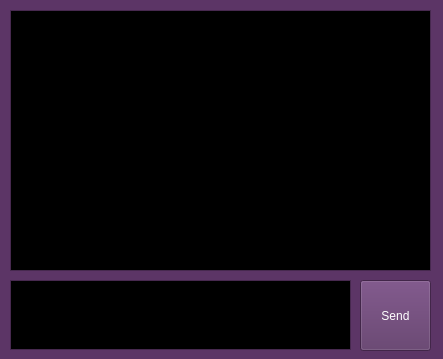
<?xml version="1.0" encoding="UTF-8"?>
<ui version="4.0">
 <class>MainWindow</class>
 <widget class="QMainWindow" name="MainWindow">
  <property name="geometry">
   <rect>
    <x>0</x>
    <y>0</y>
    <width>443</width>
    <height>359</height>
   </rect>
  </property>
  <property name="palette">
   <palette>
    <active>
     <colorrole role="WindowText">
      <brush brushstyle="SolidPattern">
       <color alpha="255">
        <red>255</red>
        <green>255</green>
        <blue>255</blue>
       </color>
      </brush>
     </colorrole>
     <colorrole role="Button">
      <brush brushstyle="SolidPattern">
       <color alpha="255">
        <red>92</red>
        <green>53</green>
        <blue>102</blue>
       </color>
      </brush>
     </colorrole>
     <colorrole role="Light">
      <brush brushstyle="SolidPattern">
       <color alpha="255">
        <red>138</red>
        <green>79</green>
        <blue>153</blue>
       </color>
      </brush>
     </colorrole>
     <colorrole role="Midlight">
      <brush brushstyle="SolidPattern">
       <color alpha="255">
        <red>115</red>
        <green>66</green>
        <blue>127</blue>
       </color>
      </brush>
     </colorrole>
     <colorrole role="Dark">
      <brush brushstyle="SolidPattern">
       <color alpha="255">
        <red>46</red>
        <green>26</green>
        <blue>51</blue>
       </color>
      </brush>
     </colorrole>
     <colorrole role="Mid">
      <brush brushstyle="SolidPattern">
       <color alpha="255">
        <red>61</red>
        <green>35</green>
        <blue>68</blue>
       </color>
      </brush>
     </colorrole>
     <colorrole role="Text">
      <brush brushstyle="SolidPattern">
       <color alpha="255">
        <red>255</red>
        <green>255</green>
        <blue>255</blue>
       </color>
      </brush>
     </colorrole>
     <colorrole role="BrightText">
      <brush brushstyle="SolidPattern">
       <color alpha="255">
        <red>255</red>
        <green>255</green>
        <blue>255</blue>
       </color>
      </brush>
     </colorrole>
     <colorrole role="ButtonText">
      <brush brushstyle="SolidPattern">
       <color alpha="255">
        <red>255</red>
        <green>255</green>
        <blue>255</blue>
       </color>
      </brush>
     </colorrole>
     <colorrole role="Base">
      <brush brushstyle="SolidPattern">
       <color alpha="255">
        <red>0</red>
        <green>0</green>
        <blue>0</blue>
       </color>
      </brush>
     </colorrole>
     <colorrole role="Window">
      <brush brushstyle="SolidPattern">
       <color alpha="255">
        <red>92</red>
        <green>53</green>
        <blue>102</blue>
       </color>
      </brush>
     </colorrole>
     <colorrole role="Shadow">
      <brush brushstyle="SolidPattern">
       <color alpha="255">
        <red>0</red>
        <green>0</green>
        <blue>0</blue>
       </color>
      </brush>
     </colorrole>
     <colorrole role="AlternateBase">
      <brush brushstyle="SolidPattern">
       <color alpha="255">
        <red>46</red>
        <green>26</green>
        <blue>51</blue>
       </color>
      </brush>
     </colorrole>
     <colorrole role="ToolTipBase">
      <brush brushstyle="SolidPattern">
       <color alpha="255">
        <red>255</red>
        <green>255</green>
        <blue>220</blue>
       </color>
      </brush>
     </colorrole>
     <colorrole role="ToolTipText">
      <brush brushstyle="SolidPattern">
       <color alpha="255">
        <red>0</red>
        <green>0</green>
        <blue>0</blue>
       </color>
      </brush>
     </colorrole>
     <colorrole role="PlaceholderText">
      <brush brushstyle="SolidPattern">
       <color alpha="128">
        <red>255</red>
        <green>255</green>
        <blue>255</blue>
       </color>
      </brush>
     </colorrole>
    </active>
    <inactive>
     <colorrole role="WindowText">
      <brush brushstyle="SolidPattern">
       <color alpha="255">
        <red>255</red>
        <green>255</green>
        <blue>255</blue>
       </color>
      </brush>
     </colorrole>
     <colorrole role="Button">
      <brush brushstyle="SolidPattern">
       <color alpha="255">
        <red>92</red>
        <green>53</green>
        <blue>102</blue>
       </color>
      </brush>
     </colorrole>
     <colorrole role="Light">
      <brush brushstyle="SolidPattern">
       <color alpha="255">
        <red>138</red>
        <green>79</green>
        <blue>153</blue>
       </color>
      </brush>
     </colorrole>
     <colorrole role="Midlight">
      <brush brushstyle="SolidPattern">
       <color alpha="255">
        <red>115</red>
        <green>66</green>
        <blue>127</blue>
       </color>
      </brush>
     </colorrole>
     <colorrole role="Dark">
      <brush brushstyle="SolidPattern">
       <color alpha="255">
        <red>46</red>
        <green>26</green>
        <blue>51</blue>
       </color>
      </brush>
     </colorrole>
     <colorrole role="Mid">
      <brush brushstyle="SolidPattern">
       <color alpha="255">
        <red>61</red>
        <green>35</green>
        <blue>68</blue>
       </color>
      </brush>
     </colorrole>
     <colorrole role="Text">
      <brush brushstyle="SolidPattern">
       <color alpha="255">
        <red>255</red>
        <green>255</green>
        <blue>255</blue>
       </color>
      </brush>
     </colorrole>
     <colorrole role="BrightText">
      <brush brushstyle="SolidPattern">
       <color alpha="255">
        <red>255</red>
        <green>255</green>
        <blue>255</blue>
       </color>
      </brush>
     </colorrole>
     <colorrole role="ButtonText">
      <brush brushstyle="SolidPattern">
       <color alpha="255">
        <red>255</red>
        <green>255</green>
        <blue>255</blue>
       </color>
      </brush>
     </colorrole>
     <colorrole role="Base">
      <brush brushstyle="SolidPattern">
       <color alpha="255">
        <red>0</red>
        <green>0</green>
        <blue>0</blue>
       </color>
      </brush>
     </colorrole>
     <colorrole role="Window">
      <brush brushstyle="SolidPattern">
       <color alpha="255">
        <red>92</red>
        <green>53</green>
        <blue>102</blue>
       </color>
      </brush>
     </colorrole>
     <colorrole role="Shadow">
      <brush brushstyle="SolidPattern">
       <color alpha="255">
        <red>0</red>
        <green>0</green>
        <blue>0</blue>
       </color>
      </brush>
     </colorrole>
     <colorrole role="AlternateBase">
      <brush brushstyle="SolidPattern">
       <color alpha="255">
        <red>46</red>
        <green>26</green>
        <blue>51</blue>
       </color>
      </brush>
     </colorrole>
     <colorrole role="ToolTipBase">
      <brush brushstyle="SolidPattern">
       <color alpha="255">
        <red>255</red>
        <green>255</green>
        <blue>220</blue>
       </color>
      </brush>
     </colorrole>
     <colorrole role="ToolTipText">
      <brush brushstyle="SolidPattern">
       <color alpha="255">
        <red>0</red>
        <green>0</green>
        <blue>0</blue>
       </color>
      </brush>
     </colorrole>
     <colorrole role="PlaceholderText">
      <brush brushstyle="SolidPattern">
       <color alpha="128">
        <red>255</red>
        <green>255</green>
        <blue>255</blue>
       </color>
      </brush>
     </colorrole>
    </inactive>
    <disabled>
     <colorrole role="WindowText">
      <brush brushstyle="SolidPattern">
       <color alpha="255">
        <red>46</red>
        <green>26</green>
        <blue>51</blue>
       </color>
      </brush>
     </colorrole>
     <colorrole role="Button">
      <brush brushstyle="SolidPattern">
       <color alpha="255">
        <red>92</red>
        <green>53</green>
        <blue>102</blue>
       </color>
      </brush>
     </colorrole>
     <colorrole role="Light">
      <brush brushstyle="SolidPattern">
       <color alpha="255">
        <red>138</red>
        <green>79</green>
        <blue>153</blue>
       </color>
      </brush>
     </colorrole>
     <colorrole role="Midlight">
      <brush brushstyle="SolidPattern">
       <color alpha="255">
        <red>115</red>
        <green>66</green>
        <blue>127</blue>
       </color>
      </brush>
     </colorrole>
     <colorrole role="Dark">
      <brush brushstyle="SolidPattern">
       <color alpha="255">
        <red>46</red>
        <green>26</green>
        <blue>51</blue>
       </color>
      </brush>
     </colorrole>
     <colorrole role="Mid">
      <brush brushstyle="SolidPattern">
       <color alpha="255">
        <red>61</red>
        <green>35</green>
        <blue>68</blue>
       </color>
      </brush>
     </colorrole>
     <colorrole role="Text">
      <brush brushstyle="SolidPattern">
       <color alpha="255">
        <red>46</red>
        <green>26</green>
        <blue>51</blue>
       </color>
      </brush>
     </colorrole>
     <colorrole role="BrightText">
      <brush brushstyle="SolidPattern">
       <color alpha="255">
        <red>255</red>
        <green>255</green>
        <blue>255</blue>
       </color>
      </brush>
     </colorrole>
     <colorrole role="ButtonText">
      <brush brushstyle="SolidPattern">
       <color alpha="255">
        <red>46</red>
        <green>26</green>
        <blue>51</blue>
       </color>
      </brush>
     </colorrole>
     <colorrole role="Base">
      <brush brushstyle="SolidPattern">
       <color alpha="255">
        <red>92</red>
        <green>53</green>
        <blue>102</blue>
       </color>
      </brush>
     </colorrole>
     <colorrole role="Window">
      <brush brushstyle="SolidPattern">
       <color alpha="255">
        <red>92</red>
        <green>53</green>
        <blue>102</blue>
       </color>
      </brush>
     </colorrole>
     <colorrole role="Shadow">
      <brush brushstyle="SolidPattern">
       <color alpha="255">
        <red>0</red>
        <green>0</green>
        <blue>0</blue>
       </color>
      </brush>
     </colorrole>
     <colorrole role="AlternateBase">
      <brush brushstyle="SolidPattern">
       <color alpha="255">
        <red>92</red>
        <green>53</green>
        <blue>102</blue>
       </color>
      </brush>
     </colorrole>
     <colorrole role="ToolTipBase">
      <brush brushstyle="SolidPattern">
       <color alpha="255">
        <red>255</red>
        <green>255</green>
        <blue>220</blue>
       </color>
      </brush>
     </colorrole>
     <colorrole role="ToolTipText">
      <brush brushstyle="SolidPattern">
       <color alpha="255">
        <red>0</red>
        <green>0</green>
        <blue>0</blue>
       </color>
      </brush>
     </colorrole>
     <colorrole role="PlaceholderText">
      <brush brushstyle="SolidPattern">
       <color alpha="128">
        <red>255</red>
        <green>255</green>
        <blue>255</blue>
       </color>
      </brush>
     </colorrole>
    </disabled>
   </palette>
  </property>
  <property name="windowTitle">
   <string>MainWindow</string>
  </property>
  <widget class="QWidget" name="centralwidget">
   <widget class="QPushButton" name="pushButton">
    <property name="geometry">
     <rect>
      <x>360</x>
      <y>280</y>
      <width>71</width>
      <height>71</height>
     </rect>
    </property>
    <property name="text">
     <string>Send</string>
    </property>
   </widget>
   <widget class="QTextBrowser" name="textBrowser">
    <property name="geometry">
     <rect>
      <x>10</x>
      <y>10</y>
      <width>421</width>
      <height>261</height>
     </rect>
    </property>
   </widget>
   <widget class="QPlainTextEdit" name="plainTextEdit">
    <property name="geometry">
     <rect>
      <x>10</x>
      <y>280</y>
      <width>341</width>
      <height>70</height>
     </rect>
    </property>
   </widget>
  </widget>
 </widget>
 <resources/>
 <connections/>
</ui>
